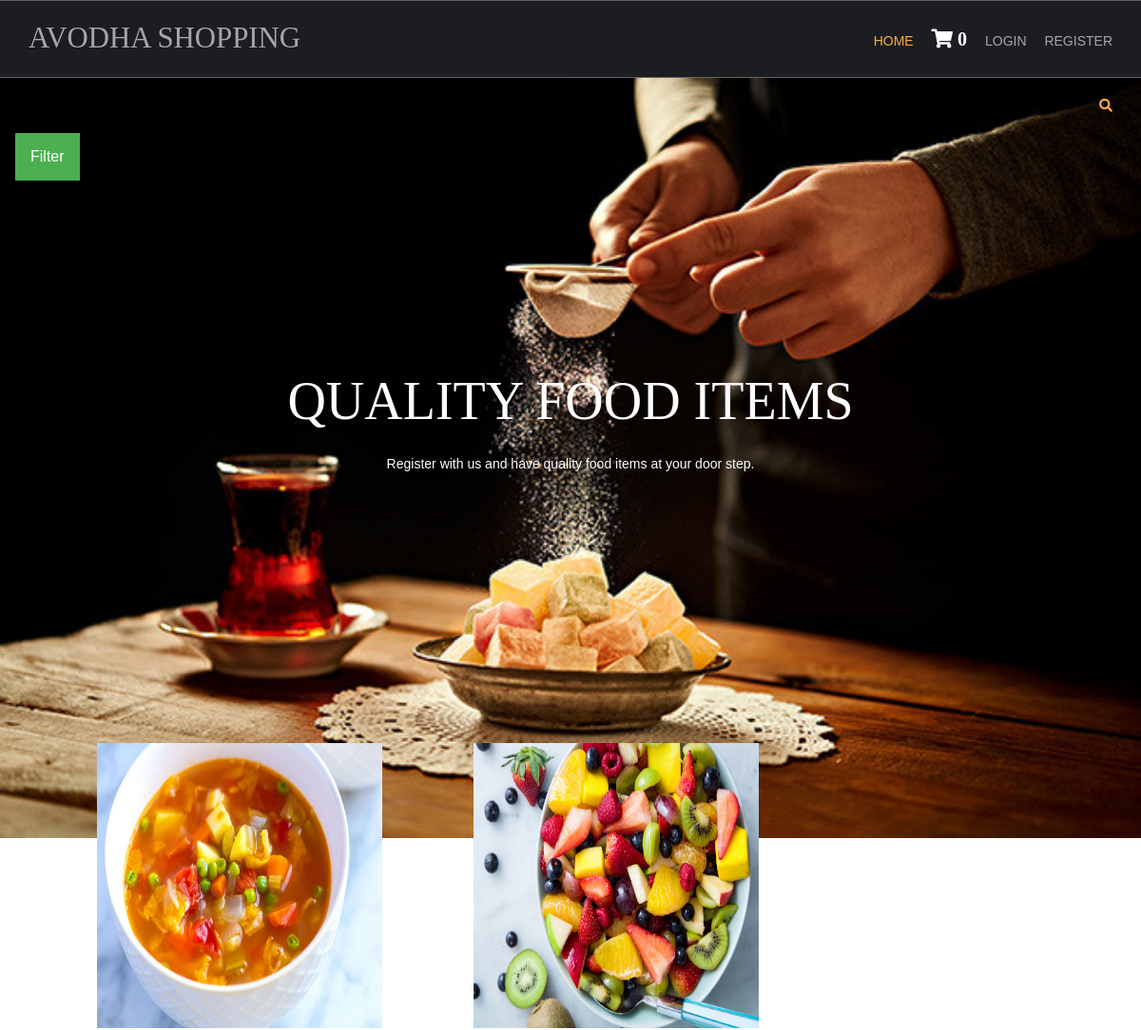
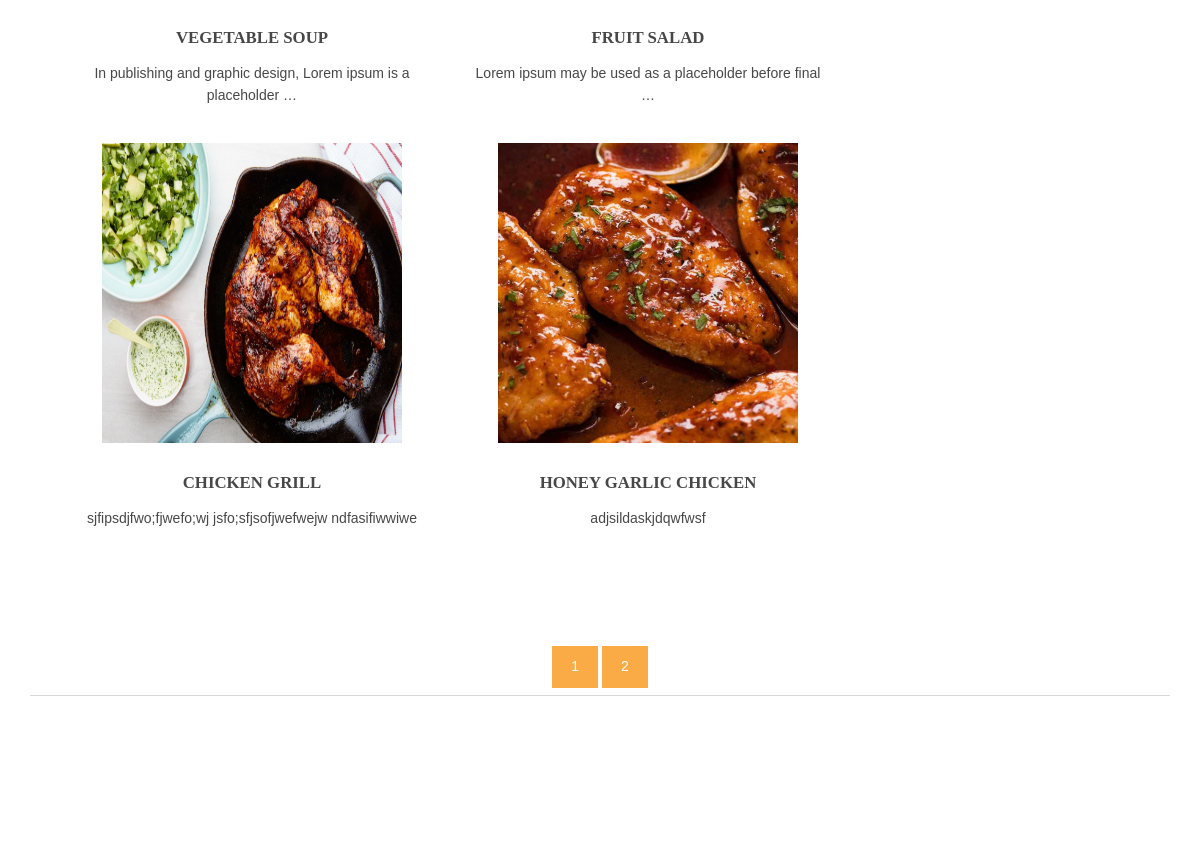
The page / on the database its author committed (2 pictures, top to bottom).
### shop/models.py (models this page shows, shortened)
class products(models.Model):
    name = models.CharField(max_length=150, unique=True)
    slug = models.SlugField(max_length=150, unique=True)
    img = models.ImageField(upload_to='product')
    desc = models.TextField()
    stock = models.IntegerField()
    available = models.BooleanField()
    price = models.IntegerField()
    category = models.ForeignKey(categ, on_delete=models.CASCADE)
    def get_url(self):
        return reverse('details', args=[self.category.slug, self.slug])

### shop/views.py (the view)
# urls.py: 2. Add a URL to urlpatterns:  path('', views.home, name='home')
def home(request, c_slug=None):
    c_page = None
    prod = None
    if c_slug != None:
        c_page = get_object_or_404(categ, slug=c_slug)
        prod = products.objects.filter(category=c_page, available=True)
    else:
        prod = products.objects.all().filter(available=True)
        cat = categ.objects.all()
        paginator = Paginator(prod, 4)
    try:
        page = int(request.GET.get('page', '1'))
    except:
        page = 1
    try:
        pro = paginator.page(page)
    except(EmptyPage, InvalidPage):
        pro = paginator.page(paginator.num_pages)
    return render(request, 'index.html', {'pr': prod, 'ct': cat, 'pg': pro})

### cart/context_processor.py (called while the page is built)
def count(request):
    item_count = 0
    if 'admin' in request.path:
        return {}
    else:
        try:
            ct = cartlist.objects.filter(cart_id=c_id(request))
            cti = items.objects.all().filter(cart=ct[:1])
            for c in cti:
                item_count += c.qty
        except cartlist.DoesNotExist:
            item_count = 0
        return dict(itc=item_count)

### cart/views.py (called while the page is built)
def c_id(request):
    ct_id = request.session.session_key
    if not ct_id:
        ct_id = request.session.create()
    return ct_id

### shop/models.py (called while the page is built)
    def get_url(self):
        return reverse('prod_cat', args=[self.slug])

### templates/index.html (shortened to what this page needs)
{% extends 'base.html' %}
{% load static %}
{% block content %}
<html lang="en">
<head>
<link href="{% static 'hm/layout/styles/layout.css' %}" rel="stylesheet" type="text/css" media="all">
</head>
<body id="top">
<div class="abcd" style="background-image:url('{% static 'hm/images/demo/backgrounds/bgm.jpg' %}');">
  <div class="wrapper row0">
    <div id="topbar" class="hoc clear">
  <div class="fl_right">
        <ul class="nospace">
         <li id="searchform">
          </li>
        </ul>
        </div>
    </div>
    <div class="dropdown">
  <button class="dropbtn">Filter</button>
</div>
      </div>
  <div id="pageintro" class="hoc clear">
    <article>
      <h3 class="heading">QUALITY FOOD ITEMS</h3>
      <p>Register with us and have quality food items at your door step.</p>
    </article>
  </div>
</div>
<div class="wrapper row3">
  <main class="hoc container clear">
    <section id="introblocks">
      <ul class="nospace group btmspace-80">
        {% for i in pg.object_list %}
        <li class="one_third">
          <figure><a class="imgover" href="{{i.get_url}}"><img src="{{i.img.url}}" alt="" style="height:300px;width:300px;"></a>
            <figcaption>
              <h6 class="heading">{{i.name}}</h6>
              <p>{{i.desc|truncatewords:10}}</p>
              <br>
            </figcaption>
          </figure>
        </li>
    {% endfor %}
      </ul>
    </section>
    <center>
{% for p in pg.paginator.page_range %}
<a href="?page={{p}}" class="btn btn-light btn-sm {% if pg.number == p %} active {% endif %}">{{p}}</a>
{% endfor %}
    </center>
    <hr class="btmspace-80">
  </main>
</div>
</body>
</html>
{% endblock %}

### templates/base.html (shortened to what this page needs)
{% load static %}
<html lang="en">
<head>
<link href="{% static 'hm/layout/styles/layout.css' %}" rel="stylesheet" type="text/css" media="all">
</head>
<body id="top">
  <div class="wrapper row1">
    <header id="header" class="hoc clear">
      <div id="logo" class="fl_left">
        <h1><a href="/">AVODHA SHOPPING</a></h1>
      </div>
      <nav id="mainav" class="fl_right">
        <ul class="clear">
          <li class="active"><a href="/">Home</a></li>
          <li><a class="active" href="{% url 'cartDetails' %}"><i class="fa fa-shopping-cart" style="font-size:20px; color:white;">&nbsp;{{itc}}</i></a></li>
          {% if user.is_authenticated %}
			<li>Hi {{user.username}}</li>
          <li><a class="active" href="{% url 'logout' %}">Logout</a></li>
          {% else %}
          <li><a class="active" href="{% url 'login' %}">Login</a></li>
          {% endif %}
          <li><a class="active" href="{% url 'register' %}">Register</a></li>
          </ul>
      </nav>
    </header>
  </div>
{% block content %}
{% endblock %}
</body>
</html>

### static/hm/layout/styles/layout.css (style rules this page uses)
.row1 { border:solid; border-width:1px 0; }
#topbar { padding:20px 0; font-size:.8rem; text-transform:uppercase; }
#topbar ul li { display:inline-block; margin-right:15px; }
#topbar ul li:last-child { margin-right:0; padding-right:0; border-right:none; }
#topbar #searchform { position:relative; line-height:1; z-index:9999; }
#topbar #searchform::after { display:block; height:18px; line-height:18px; padding:0; font-family:"Font Awesome\ 5 Free"; font-weight:900; font-size:1rem; content:"\f002"; }
#topbar #searchform ::placeholder { text-transform:capitalize; }
#header #logo { margin:22px 0 0 0; }
#header #logo h1 { margin:0; padding:0; font-size:2.2rem; text-transform:uppercase; }
#pageintro { padding:200px 0 300px; }
#pageintro article, #pageintro article p { display:block; max-width:75%; margin:0 auto; text-align:center; }
#pageintro article p { max-width:65%; line-height:2rem; }
#pageintro .heading { margin-bottom:20px; font-size:4rem; }
.container { padding:80px 0; }
#introblocks { display:block; position:relative; margin:-180px 0 0 0; z-index:1; text-align:center; }
#introblocks figure figcaption { display:block; padding:30px 0 0 0; text-align:center; }
#introblocks figure figcaption .heading { font-size:1.2rem; font-weight:700; margin-bottom:0; }
*, *::before, *::after { transition:all .3s ease-in-out; }
nav ul, nav ol { margin:0; padding:0; list-style:none; }
#mainav, #breadcrumb, .sidebar nav { line-height:normal; }
#mainav ul { text-transform:uppercase; }
#mainav li { display:inline-block; position:relative; margin:0 15px 0 0; padding:0; }
#mainav li:last-child { margin-right:0; }
#mainav li a { display:block; padding:30px 0; }
body { color:#A5A6AA; background-color:#1C1D21; }
a { color:#FBAB45; }
hr, .borderedbox { border-color:#D7D7D7; }
.btn, .btn.inverse:hover { color:#FFFFFF; background-color:#FBAB45; border-color:#FBAB45; }
.imgover, .imgover:hover::after { color:#FFFFFF; }
.row1 { border-color:rgba(255,255,255,.3); }
.row3 { color:#474747; background-color:#FFFFFF; }
#topbar #searchform { color:#FBAB45; }
#header #logo h1 a { color:inherit; }
#pageintro { color:#FFFFFF; }
#mainav li a { color:inherit; }
#mainav .active a, #mainav a:hover, #mainav li:hover > a { color:#FBAB45; background-color:inherit; }
@media screen and (min-width:1140px) { .hoc { max-width:1140px; } }

### templates/index.html (style rules this page uses)
.dropbtn { background-color: #4CAF50; color: white; padding: 16px; font-size: 16px; border: none; cursor: pointer; }
.dropdown { position: relative; display: inline-block; padding-left: 16px; }
.abcd { height: 100%; background-position: center; background-repeat: no-repeat; background-size : cover; }

### rows shown on the page
products: img (picture), name "VEGETABLE SOUP", desc "In publishing and graphic design, Lorem ipsum is a placeholder …"
products: img (picture), name "FRUIT SALAD", desc "Lorem ipsum may be used as a placeholder before final …"
products: img (picture), name "CHICKEN GRILL", desc "sjfipsdjfwo;fjwefo;wj jsfo;sfjsofjwefwejw ndfasifiwwiwe"
products: img (picture), name "HONEY GARLIC CHICKEN", desc "adjsildaskjdqwfwsf"

### other values the page prints
{{ itc }} "0"
{{ p }} "1" "2"
